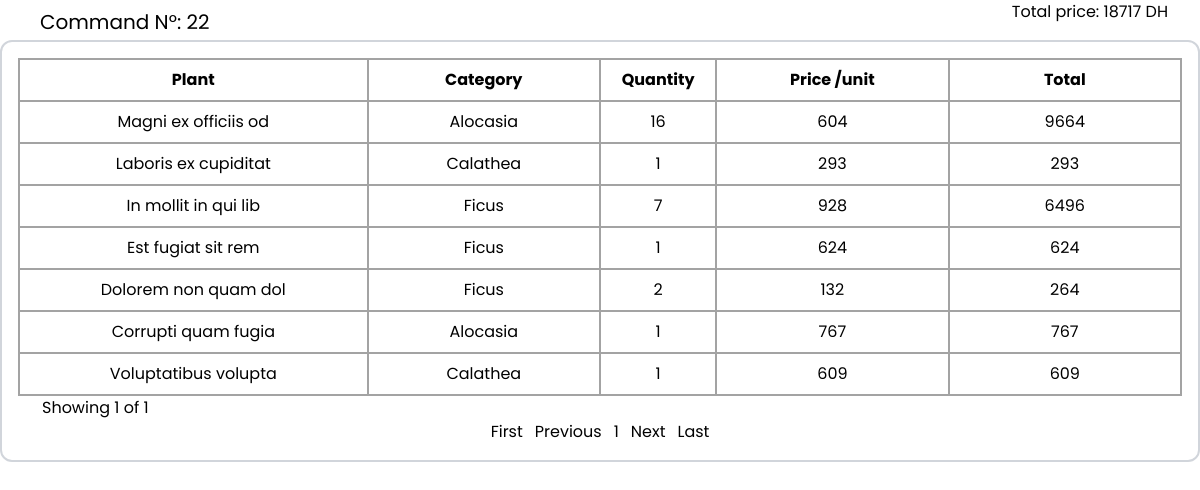
The app's page /src/pages/commanddetails.php?commandId=22&cartId=19&total=18717 with its own data.
### tables this page shows
CREATE TABLE `plants_carts` (
  `plants_cartsId` int(11) NOT NULL,
  `cartId` int(11) NOT NULL,
  `plantId` int(11) NOT NULL,
  `quantity` int(11) NOT NULL DEFAULT 1,
  `isSelected` int(11) NOT NULL DEFAULT 0,
  `isCommanded` int(11) NOT NULL DEFAULT 0
);

CREATE TABLE `plants` (
  `plantId` int(11) NOT NULL,
  `plantName` varchar(50) NOT NULL,
  `plantDesc` varchar(300) NOT NULL,
  `plantImage` varchar(200) NOT NULL,
  `plantPrice` int(11) NOT NULL,
  `categoryId` int(11) NOT NULL
);

CREATE TABLE `categories` (
  `categoryId` int(11) NOT NULL,
  `categoryName` varchar(50) NOT NULL
);

### src/pages/commanddetails.php (the view, shortened to what this page needs)
<?php
include("../includes/conn.php");
$commandId = $_GET['commandId'];
$cartId = $_GET['cartId'];
$total = $_GET['total'];
?>
<!DOCTYPE html>
<html lang="en">
<head>
</head>
<body>
    <div class="flex flex-col justify-end items-start h-[100vh]">
        <div class="flex justify-between w-full px-8">
            <p class="border-gray-300 rounded-t-lg p-2 pb-1 text-xl">Command N°: <?php echo $commandId ?></p>
            <p>Total price: <?php echo $total ?> DH</p>
        </div>
        <div class="border-2 border-gray-300 rounded-xl h-[90vh] w-full flex">
            <div class="flex flex-col justify-between w-full p-4">
                <?php
                $records = $conn->query("SELECT * FROM plants_carts WHERE cartId = $cartId AND isCommanded = $commandId");
                $rows = $records->num_rows;
                $start = 0;
                $rows_per_page = 8;
                $select = "SELECT * FROM plants_carts JOIN plants ON plants_carts.plantId = plants.plantId JOIN categories ON plants.categoryId = categories.categoryId WHERE cartId = ? AND isCommanded = ? LIMIT ?,?";
                $stmt = $conn->prepare($select);
                $stmt->bind_param("iiii", $cartId, $commandId, $start, $rows_per_page);
                $stmt->execute();
                $result = $stmt->get_result();
                $pages = ceil($rows / $rows_per_page);
                ?>
                <table class="table-fixed w-full ">
                    <thead class="border">
                        <tr class="border-2">
                            <th class="w-[30%] p-1 md:px-4 md:py-2 border-2 border-[#A3A3A3] text-xs md:text-base">Plant</th>
                            <th class="w-[20%] p-1 md:px-4 md:py-2 border-2 border-[#A3A3A3] text-xs md:text-base">Category</th>
                            <th class="w-[10%] p-1 md:px-4 md:py-2 border-2 border-[#A3A3A3] text-xs md:text-base">Quantity</th>
                            <th class="w-[20%] p-1 md:px-4 md:py-2 border-2 border-[#A3A3A3] text-xs md:text-base">Price /unit</th>
                            <th class="w-[20%] p-1 md:px-4 md:py-2 border-2 border-[#A3A3A3] text-xs md:text-base">Total</th>
                        </tr>
                    </thead>
                    <tbody>
                        <?php
                        while ($row = mysqli_fetch_assoc($result)) {
                            $plantName = $row['plantName'];
                            $categoryName = $row['categoryName'];
                            $quantity = $row['quantity'];
                            $plantPrice = $row['plantPrice'];
                            $totalPrice = $plantPrice * $quantity;
                        ?>
                            <tr>
                                <td class="px-4 py-2 border-2 border-[#A3A3A3] text-xs md:text-base text-center"><?php echo $plantName ?></td>
                                <td class="px-4 py-2 border-2 border-[#A3A3A3] text-xs md:text-base text-center"><?php echo $categoryName ?></td>
                                <td class="px-4 py-2 border-2 border-[#A3A3A3] text-xs md:text-base text-center"><?php echo $quantity ?></td>
                                <td class="px-4 py-2 border-2 border-[#A3A3A3] text-xs md:text-base text-center"><?php echo $plantPrice ?></td>
                                <td class="px-4 py-2 border-2 border-[#A3A3A3] text-xs md:text-base text-center"><?php echo $totalPrice ?></td>
                            </tr>
                        <?php } ?>
                    </tbody>
                </table>
                <div>
                    <div class="pl-6">
                        <?php
                        if (!isset($_GET['page'])) {
                            $page = 1;
                        } else {
                            $page = $_GET['page'];
                        }
                        ?>
                        Showing <?php echo $page ?> of <?php echo $pages ?>
                    </div>
                    <div class="flex flex-row justify-center items-center gap-3">
                        <a href="?page=1">First</a>
                        <?php if (isset($_GET['page']) && $_GET['page'] > 1) { ?>
                            <a href="?page=<?php echo $_GET['page'] - 1 ?>&commandId=<?php echo $commandId ?>&cartId=<?php echo $cartId ?>&total=<?php echo $total ?>">Previous</a>
                        <?php } else { ?>
                            <a class="cursor-pointer">Previous</a>
                        <?php } ?>
                        <?php
                        for ($i = 1; $i <= $pages; $i++) {
                        ?>
                            <a href="?page=<?php echo $i ?>&commandId=<?php echo $commandId ?>&cartId=<?php echo $cartId ?>&total=<?php echo $total ?>" class=""><?php echo $i ?></a>
                        <?php
                        }
                        ?>
                        <?php
                        if (!isset($_GET['page'])) {
                            if ($pages == 1) {
                        ?>
                                <a class="cursor-pointer">Next</a>
                            <?php } else { ?>
                                <a href="?page=2&commandId=<?php echo $commandId ?>&cartId=<?php echo $cartId ?>&total=<?php echo $total ?>">Next</a>
                            <?php } ?>
                        <?php } elseif ($_GET['page'] >= $pages) { ?>
                            <a class="cursor-pointer">Next</a>
                        <?php } else { ?>
                            <a href="?page=<?php echo $_GET['page'] + 1 ?>&commandId=<?php echo $commandId ?>&cartId=<?php echo $cartId ?>&total=<?php echo $total ?>">Next</a>
                        <?php }
                        ?>
                        <a href="?page=<?php echo $pages ?>&commandId=<?php echo $commandId ?>&cartId=<?php echo $cartId ?>&total=<?php echo $total ?>">Last</a>
                    </div>
                </div>
            </div>
        </div>
    </div>
</body>
</html>

### records on screen
plants_carts: plantId.plantName "Magni ex officiis od", categories.categoryName "Alocasia", quantity "16", plantId.plantPrice "604", totalPrice "9664"
plants_carts: plantId.plantName "Laboris ex cupiditat", categories.categoryName "Calathea", quantity "1", plantId.plantPrice "293"
plants_carts: plantId.plantName "In mollit in qui lib", categories.categoryName "Ficus", quantity "7", plantId.plantPrice "928", totalPrice "6496"
plants_carts: plantId.plantName "Est fugiat sit rem", categories.categoryName "Ficus", quantity "1", plantId.plantPrice "624"
plants_carts: plantId.plantName "Dolorem non quam dol", categories.categoryName "Ficus", quantity "2", plantId.plantPrice "132", totalPrice "264"
plants_carts: plantId.plantName "Corrupti quam fugia", categories.categoryName "Alocasia", quantity "1", plantId.plantPrice "767"
plants_carts: plantId.plantName "Voluptatibus volupta", categories.categoryName "Calathea", quantity "1", plantId.plantPrice "609"

### other values on screen
$commandId "22"
$total "18717"
$page "1"
$pages "1"
